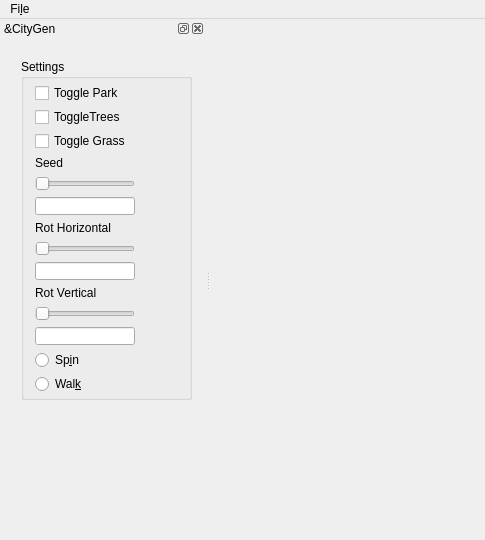
<?xml version="1.0" encoding="UTF-8"?>
<ui version="4.0">
 <class>MainWindow</class>
 <widget class="QMainWindow" name="MainWindow">
  <property name="geometry">
   <rect>
    <x>0</x>
    <y>0</y>
    <width>485</width>
    <height>540</height>
   </rect>
  </property>
  <property name="windowTitle">
   <string>Lab 5 - Terrain</string>
  </property>
  <property name="unifiedTitleAndToolBarOnMac">
   <bool>false</bool>
  </property>
  <widget class="QWidget" name="centralWidget">
   <property name="minimumSize">
    <size>
     <width>0</width>
     <height>0</height>
    </size>
   </property>
   <property name="maximumSize">
    <size>
     <width>16777215</width>
     <height>60000</height>
    </size>
   </property>
  </widget>
  <widget class="QMenuBar" name="menuBar">
   <property name="geometry">
    <rect>
     <x>0</x>
     <y>0</y>
     <width>485</width>
     <height>25</height>
    </rect>
   </property>
   <widget class="QMenu" name="menuFile">
    <property name="title">
     <string>Fi&amp;le</string>
    </property>
    <addaction name="actionQuit"/>
   </widget>
   <addaction name="menuFile"/>
  </widget>
  <widget class="QDockWidget" name="cityDoc">
   <property name="enabled">
    <bool>true</bool>
   </property>
   <property name="minimumSize">
    <size>
     <width>205</width>
     <height>45</height>
    </size>
   </property>
   <property name="maximumSize">
    <size>
     <width>524344</width>
     <height>524275</height>
    </size>
   </property>
   <property name="floating">
    <bool>false</bool>
   </property>
   <property name="windowTitle">
    <string>&amp;CityGen</string>
   </property>
   <attribute name="dockWidgetArea">
    <number>1</number>
   </attribute>
   <widget class="QWidget" name="CityDockContents">
    <layout class="QVBoxLayout" name="verticalLayout_5">
     <item>
      <widget class="QWidget" name="filterDockEmptySpace" native="true">
       <property name="enabled">
        <bool>true</bool>
       </property>
       <property name="sizePolicy">
        <sizepolicy hsizetype="Preferred" vsizetype="Expanding">
         <horstretch>0</horstretch>
         <verstretch>0</verstretch>
        </sizepolicy>
       </property>
       <widget class="QGroupBox" name="settingSelect">
        <property name="geometry">
         <rect>
          <x>10</x>
          <y>10</y>
          <width>171</width>
          <height>341</height>
         </rect>
        </property>
        <property name="minimumSize">
         <size>
          <width>0</width>
          <height>0</height>
         </size>
        </property>
        <property name="maximumSize">
         <size>
          <width>16777215</width>
          <height>16777215</height>
         </size>
        </property>
        <property name="title">
         <string>Settings</string>
        </property>
        <layout class="QVBoxLayout" name="verticalLayout_6">
         <property name="topMargin">
          <number>5</number>
         </property>
         <property name="bottomMargin">
          <number>5</number>
         </property>
         <item>
          <widget class="QCheckBox" name="parkTog_2">
           <property name="text">
            <string>Toggle Park</string>
           </property>
          </widget>
         </item>
         <item>
          <widget class="QCheckBox" name="treeTog_2">
           <property name="text">
            <string>ToggleTrees</string>
           </property>
          </widget>
         </item>
         <item>
          <widget class="QCheckBox" name="grassTog">
           <property name="text">
            <string>Toggle Grass</string>
           </property>
          </widget>
         </item>
         <item>
          <widget class="QLabel" name="seedLabel_2">
           <property name="maximumSize">
            <size>
             <width>100</width>
             <height>16777215</height>
            </size>
           </property>
           <property name="text">
            <string>Seed</string>
           </property>
          </widget>
         </item>
         <item>
          <widget class="QSlider" name="seedSlider">
           <property name="maximumSize">
            <size>
             <width>100</width>
             <height>16777215</height>
            </size>
           </property>
           <property name="orientation">
            <enum>Qt::Horizontal</enum>
           </property>
          </widget>
         </item>
         <item>
          <widget class="QLineEdit" name="seedEdit">
           <property name="maximumSize">
            <size>
             <width>100</width>
             <height>16777215</height>
            </size>
           </property>
          </widget>
         </item>
         <item>
          <widget class="QLabel" name="rotHLabel">
           <property name="maximumSize">
            <size>
             <width>200</width>
             <height>16777215</height>
            </size>
           </property>
           <property name="text">
            <string>Rot Horizontal</string>
           </property>
          </widget>
         </item>
         <item>
          <widget class="QSlider" name="rotHSlider">
           <property name="maximumSize">
            <size>
             <width>100</width>
             <height>16777215</height>
            </size>
           </property>
           <property name="orientation">
            <enum>Qt::Horizontal</enum>
           </property>
          </widget>
         </item>
         <item>
          <widget class="QLineEdit" name="rotEditH">
           <property name="maximumSize">
            <size>
             <width>100</width>
             <height>16777215</height>
            </size>
           </property>
          </widget>
         </item>
         <item>
          <widget class="QLabel" name="rotVLabel">
           <property name="maximumSize">
            <size>
             <width>200</width>
             <height>16777215</height>
            </size>
           </property>
           <property name="text">
            <string>Rot Vertical</string>
           </property>
          </widget>
         </item>
         <item>
          <widget class="QSlider" name="rotVSlider">
           <property name="maximumSize">
            <size>
             <width>100</width>
             <height>16777215</height>
            </size>
           </property>
           <property name="orientation">
            <enum>Qt::Horizontal</enum>
           </property>
          </widget>
         </item>
         <item>
          <widget class="QLineEdit" name="rotEditV">
           <property name="maximumSize">
            <size>
             <width>100</width>
             <height>16777215</height>
            </size>
           </property>
          </widget>
         </item>
         <item>
          <widget class="QRadioButton" name="spinTog">
           <property name="text">
            <string>Sp&amp;in</string>
           </property>
          </widget>
         </item>
         <item>
          <widget class="QRadioButton" name="WalkTog">
           <property name="text">
            <string>Wal&amp;k</string>
           </property>
          </widget>
         </item>
        </layout>
       </widget>
      </widget>
     </item>
    </layout>
   </widget>
  </widget>
  <action name="actionQuit">
   <property name="text">
    <string>&amp;Quit</string>
   </property>
   <property name="shortcut">
    <string>Ctrl+Q</string>
   </property>
  </action>
 </widget>
 <layoutdefault spacing="6" margin="11"/>
 <resources/>
 <connections>
  <connection>
   <sender>actionQuit</sender>
   <signal>triggered()</signal>
   <receiver>MainWindow</receiver>
   <slot>close()</slot>
   <hints>
    <hint type="sourcelabel">
     <x>-1</x>
     <y>-1</y>
    </hint>
    <hint type="destinationlabel">
     <x>299</x>
     <y>199</y>
    </hint>
   </hints>
  </connection>
  <connection>
   <sender>parkTog_2</sender>
   <signal>toggled(bool)</signal>
   <receiver>treeTog_2</receiver>
   <slot>setEnabled(bool)</slot>
   <hints>
    <hint type="sourcelabel">
     <x>110</x>
     <y>102</y>
    </hint>
    <hint type="destinationlabel">
     <x>110</x>
     <y>127</y>
    </hint>
   </hints>
  </connection>
  <connection>
   <sender>parkTog_2</sender>
   <signal>toggled(bool)</signal>
   <receiver>grassTog</receiver>
   <slot>setEnabled(bool)</slot>
   <hints>
    <hint type="sourcelabel">
     <x>110</x>
     <y>102</y>
    </hint>
    <hint type="destinationlabel">
     <x>110</x>
     <y>153</y>
    </hint>
   </hints>
  </connection>
 </connections>
</ui>
